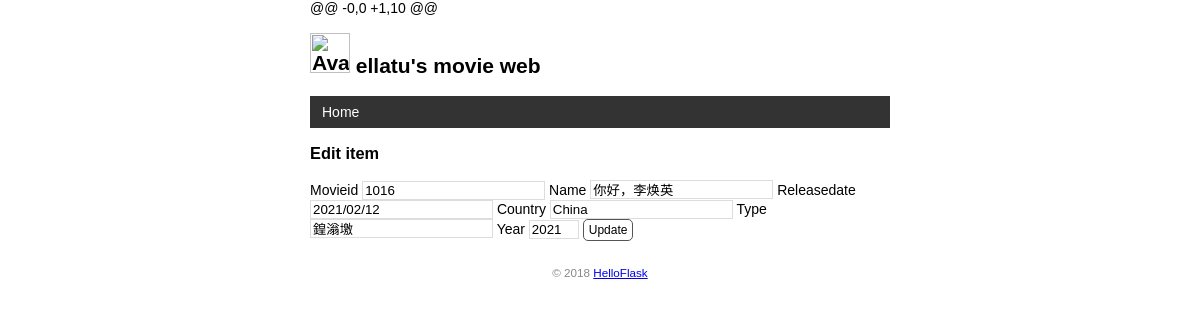
/movie/edit/1016, run on the app's committed database.
### app.py (models this page shows)
class User(db.Model):  # 表名将会是 user（自动生成，小写处理）
    id = db.Column(db.Integer, primary_key=True)  # 主键
    name = db.Column(db.String(20))  # 名

class  Movie(db.Model):  # 表名将会是movie_info（自动生成，小写处理）
    movieid = db.Column(db.String(10), primary_key=True)  # 主键
    title = db.Column(db.String(20))  # 名字
    releasedate = db.Column(db.String(20))  # 时间日期
    country = db.Column(db.String(20))  # 国家
    Type = db.Column(db.String(10))  # 类型
    year = db.Column(db.String(4))  # 年份

### app.py (the view, shortened to what this page needs)
@app.route('/movie/edit/<int:movie_id>', methods=['GET', 'POST'])
def edit(movie_id):
    movie = Movie.query.get_or_404(movie_id)
    return render_template('edit.html', movie=movie)

### app.py (called while the page is built)
@app.context_processor
def inject_user():
    user = User.query.first()
    return dict(user=user)

### templates/edit.html (shortened to what this page needs)
{% extends 'base.html' %}
{% block content %}
<h3>Edit item</h3>
<form method="post">
    Movieid <input type="text" name="movieid" autocomplete="off" required value="{{ movie.movieid}}">
    Name <input type="text" name="title" autocomplete="off" required value="{{ movie.title }}">
    Releasedate <input type="text" name="releasedate" autocomplete="off" required value="{{ movie.releasedate }}">
    Country <input type="text" name="country" autocomplete="off" required  value="{{ movie.country }}">
    Type <input type="text" name="Type" autocomplete="off" required value="{{ movie.Type}}">
    Year <input type="text" name="year" autocomplete="off" required value="{{ movie.year }}">
    <input class="btn" type="submit" name="submit" value="Update">
</form>
{% endblock %}

### templates/base.html (shortened to what this page needs)
<!DOCTYPE html>
<html lang="en">
<head>
    {% block head %}
    <link rel="stylesheet" href="{{ url_for('static', filename='style.css') }}" type="text/css">
    {% endblock %}
</head>
<body>
    <h2>
        <img alt="Avatar" class="touxiang" src="{{ url_for('static', filename='images/touxiang.png') }}">
        {{ user.name }}'s movie web
    </h2>
    <nav>
        <ul>
            <li><a href="{{ url_for('index') }}">Home</a></li>
        </ul>
    </nav>
    {% block content %}{% endblock %}
    <footer>
        <small>&copy; 2018 <a href="http://helloflask.com/tutorial">HelloFlask</a></small>
	</footer>
</body>
</html>

### static/style.css (style rules this page uses)
body { margin: auto; max-width: 580px; font-size: 14px; font-family: Helvetica, Arial, sans-serif; }
input[type=submit] { font-family: inherit; }
input[type=text] { border: 1px solid #ddd; }
input[name=year] { width: 50px; }
.btn { font-size: 12px; padding: 3px 5px; text-decoration: none; cursor: pointer; background-color: white; color: black; border: 1px solid #555555; border-radius: 5px; }
nav ul { list-style-type: none; margin: 0; padding: 0; overflow: hidden; background-color: #333; }
nav li { float: left; }
nav li a { display: block; color: white; text-align: center; padding: 8px 12px; text-decoration: none; }
.touxiang { width: 40px; }
footer { color: #888; margin-top: 15px; text-align: center; padding: 10px; }

### data on the page
User: name "ellatu"
Movie: movieid "1016", title "你好，李焕英", releasedate "2021/02/12", country "China", Type "鍠滃墽", year "2021"
